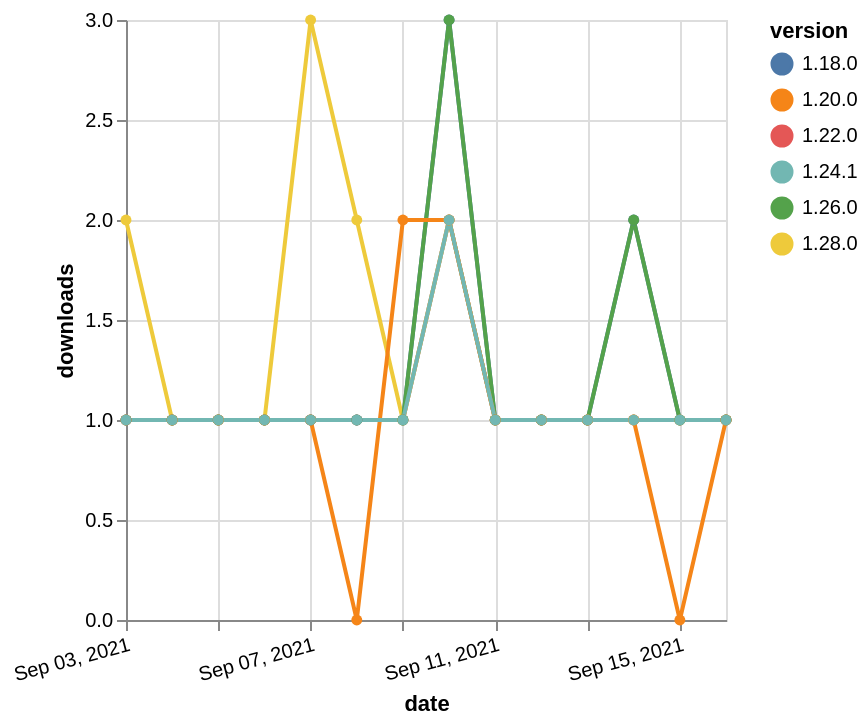

Specify this chart in Vega-Lite:
### Vega-Lite specification from a JSON file in a GitHub repository (floating-point values rounded to 4 significant figures)
{"$schema": "https://vega.github.io/schema/vega-lite/v5.json", "description": "A simple bar chart with embedded data.", "data": {"values": [{"date": "2021-09-03", "total": 500, "delta": 1, "version": "1.18.0"}, {"date": "2021-09-04", "total": 501, "delta": 1, "version": "1.18.0"}, {"date": "2021-09-05", "total": 502, "delta": 1, "version": "1.18.0"}, {"date": "2021-09-06", "total": 503, "delta": 1, "version": "1.18.0"}, {"date": "2021-09-07", "total": 504, "delta": 1, "version": "1.18.0"}, {"date": "2021-09-08", "total": 505, "delta": 1, "version": "1.18.0"}, {"date": "2021-09-09", "total": 506, "delta": 1, "version": "1.18.0"}, {"date": "2021-09-10", "total": 509, "delta": 3, "version": "1.18.0"}, {"date": "2021-09-11", "total": 510, "delta": 1, "version": "1.18.0"}, {"date": "2021-09-12", "total": 511, "delta": 1, "version": "1.18.0"}, {"date": "2021-09-13", "total": 512, "delta": 1, "version": "1.18.0"}, {"date": "2021-09-14", "total": 514, "delta": 2, "version": "1.18.0"}, {"date": "2021-09-15", "total": 515, "delta": 1, "version": "1.18.0"}, {"date": "2021-09-16", "total": 516, "delta": 1, "version": "1.18.0"}, {"date": "2021-09-03", "total": 259, "delta": 1, "version": "1.22.0"}, {"date": "2021-09-04", "total": 260, "delta": 1, "version": "1.22.0"}, {"date": "2021-09-05", "total": 261, "delta": 1, "version": "1.22.0"}, {"date": "2021-09-06", "total": 262, "delta": 1, "version": "1.22.0"}, {"date": "2021-09-07", "total": 263, "delta": 1, "version": "1.22.0"}, {"date": "2021-09-08", "total": 264, "delta": 1, "version": "1.22.0"}, {"date": "2021-09-09", "total": 265, "delta": 1, "version": "1.22.0"}, {"date": "2021-09-10", "total": 267, "delta": 2, "version": "1.22.0"}, {"date": "2021-09-11", "total": 268, "delta": 1, "version": "1.22.0"}, {"date": "2021-09-12", "total": 269, "delta": 1, "version": "1.22.0"}, {"date": "2021-09-13", "total": 270, "delta": 1, "version": "1.22.0"}, {"date": "2021-09-14", "total": 271, "delta": 1, "version": "1.22.0"}, {"date": "2021-09-15", "total": 272, "delta": 1, "version": "1.22.0"}, {"date": "2021-09-16", "total": 273, "delta": 1, "version": "1.22.0"}, {"date": "2021-09-03", "total": 126, "delta": 2, "version": "1.28.0"}, {"date": "2021-09-04", "total": 127, "delta": 1, "version": "1.28.0"}, {"date": "2021-09-05", "total": 128, "delta": 1, "version": "1.28.0"}, {"date": "2021-09-06", "total": 129, "delta": 1, "version": "1.28.0"}, {"date": "2021-09-07", "total": 132, "delta": 3, "version": "1.28.0"}, {"date": "2021-09-08", "total": 134, "delta": 2, "version": "1.28.0"}, {"date": "2021-09-09", "total": 135, "delta": 1, "version": "1.28.0"}, {"date": "2021-09-10", "total": 137, "delta": 2, "version": "1.28.0"}, {"date": "2021-09-11", "total": 138, "delta": 1, "version": "1.28.0"}, {"date": "2021-09-12", "total": 139, "delta": 1, "version": "1.28.0"}, {"date": "2021-09-13", "total": 140, "delta": 1, "version": "1.28.0"}, {"date": "2021-09-14", "total": 141, "delta": 1, "version": "1.28.0"}, {"date": "2021-09-15", "total": 142, "delta": 1, "version": "1.28.0"}, {"date": "2021-09-16", "total": 143, "delta": 1, "version": "1.28.0"}, {"date": "2021-09-03", "total": 198, "delta": 1, "version": "1.26.0"}, {"date": "2021-09-04", "total": 199, "delta": 1, "version": "1.26.0"}, {"date": "2021-09-05", "total": 200, "delta": 1, "version": "1.26.0"}, {"date": "2021-09-06", "total": 201, "delta": 1, "version": "1.26.0"}, {"date": "2021-09-07", "total": 202, "delta": 1, "version": "1.26.0"}, {"date": "2021-09-08", "total": 203, "delta": 1, "version": "1.26.0"}, {"date": "2021-09-09", "total": 204, "delta": 1, "version": "1.26.0"}, {"date": "2021-09-10", "total": 207, "delta": 3, "version": "1.26.0"}, {"date": "2021-09-11", "total": 208, "delta": 1, "version": "1.26.0"}, {"date": "2021-09-12", "total": 209, "delta": 1, "version": "1.26.0"}, {"date": "2021-09-13", "total": 210, "delta": 1, "version": "1.26.0"}, {"date": "2021-09-14", "total": 212, "delta": 2, "version": "1.26.0"}, {"date": "2021-09-15", "total": 213, "delta": 1, "version": "1.26.0"}, {"date": "2021-09-16", "total": 214, "delta": 1, "version": "1.26.0"}, {"date": "2021-09-03", "total": 260, "delta": 1, "version": "1.20.0"}, {"date": "2021-09-04", "total": 261, "delta": 1, "version": "1.20.0"}, {"date": "2021-09-05", "total": 262, "delta": 1, "version": "1.20.0"}, {"date": "2021-09-06", "total": 263, "delta": 1, "version": "1.20.0"}, {"date": "2021-09-07", "total": 264, "delta": 1, "version": "1.20.0"}, {"date": "2021-09-08", "total": 264, "delta": 0, "version": "1.20.0"}, {"date": "2021-09-09", "total": 266, "delta": 2, "version": "1.20.0"}, {"date": "2021-09-10", "total": 268, "delta": 2, "version": "1.20.0"}, {"date": "2021-09-11", "total": 269, "delta": 1, "version": "1.20.0"}, {"date": "2021-09-12", "total": 270, "delta": 1, "version": "1.20.0"}, {"date": "2021-09-13", "total": 271, "delta": 1, "version": "1.20.0"}, {"date": "2021-09-14", "total": 272, "delta": 1, "version": "1.20.0"}, {"date": "2021-09-15", "total": 272, "delta": 0, "version": "1.20.0"}, {"date": "2021-09-16", "total": 273, "delta": 1, "version": "1.20.0"}, {"date": "2021-09-03", "total": 200, "delta": 1, "version": "1.24.1"}, {"date": "2021-09-04", "total": 201, "delta": 1, "version": "1.24.1"}, {"date": "2021-09-05", "total": 202, "delta": 1, "version": "1.24.1"}, {"date": "2021-09-06", "total": 203, "delta": 1, "version": "1.24.1"}, {"date": "2021-09-07", "total": 204, "delta": 1, "version": "1.24.1"}, {"date": "2021-09-08", "total": 205, "delta": 1, "version": "1.24.1"}, {"date": "2021-09-09", "total": 206, "delta": 1, "version": "1.24.1"}, {"date": "2021-09-10", "total": 208, "delta": 2, "version": "1.24.1"}, {"date": "2021-09-11", "total": 209, "delta": 1, "version": "1.24.1"}, {"date": "2021-09-12", "total": 210, "delta": 1, "version": "1.24.1"}, {"date": "2021-09-13", "total": 211, "delta": 1, "version": "1.24.1"}, {"date": "2021-09-14", "total": 212, "delta": 1, "version": "1.24.1"}, {"date": "2021-09-15", "total": 213, "delta": 1, "version": "1.24.1"}, {"date": "2021-09-16", "total": 214, "delta": 1, "version": "1.24.1"}]}, "width": "container", "mark": {"type": "line", "point": {"filled": true}}, "encoding": {"x": {"field": "date", "type": "temporal", "timeUnit": "yearmonthdate", "title": "date", "axis": {"labelAngle": -15}}, "y": {"field": "delta", "type": "quantitative", "title": "downloads"}, "color": {"field": "version", "type": "nominal"}, "tooltip": {"field": "delta"}}}
